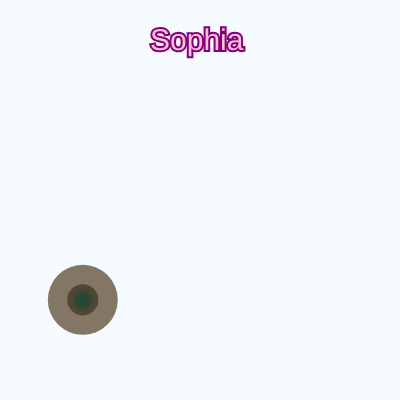
Frame 1 (no input)
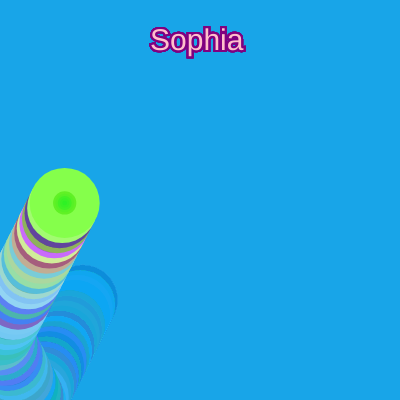
Frame 60 (no input)
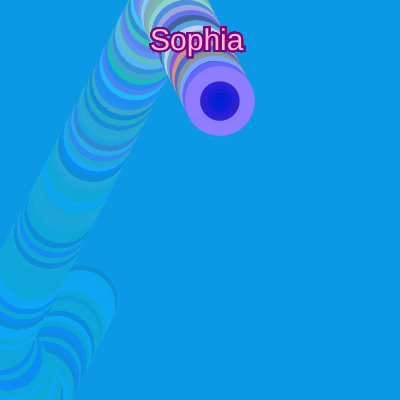
Frame 120 (the mouse pressed at the canvas centre since frame 60)

The p5.js sketch that drew these frames (run headless with seeded random() and noise() and a simulated clock; from frame 60 on, the mouse is pressed at the canvas centre):

// p5.js sketch
// ── sketch.js
let x,y,rad,xDir,yDir,r,g,b,angle;


function setup() {
  createCanvas(400, 400);
  
  
  angle=random(0,360);
  
  x=random(0,width);
  y=random(0,height);
  
  xDir=random(-4,4);
  yDir=random(-4,4);
  

}

function draw() {
 background(14,148,230,10);
  
  r=random(10,255);
  g=random(10,255);
  b=random(10,255);
  colorAdjust=random(30,100);
  
   fill (r+colorAdjust,g+colorAdjust,b+colorAdjust);
  noStroke();
  circle (x,y,70);
  
  
  rad=map(sin(angle),-1,1,20,60);
  
  circleDraw(r,g,b,rad);
  update(0.1);
  keepInCanvas();
  
  angle+=7;
  
  textSize(30);
  fill('pink');
  stroke('purple');
  strokeWeight(4);
  text('Sophia', 150, 50);

  describe('The text "Sophia" written in pink with a blue outline.');

  
}




////my function 

function circleDraw(ballr,ballg,ballb,radius) 
{
  let numShapes=5;
  let space=radius/numShapes;
  let offSet=space;
  
  
   strokeWeight(1);
   for (i=0;i<numShapes;i++)
    {
        if (i==0)
          {
            fill(ballr,ballg,ballb); 
          }
      else if (i==1)
          {
            fill(ballr-10,ballg,ballb); 
            
          }
       else if (i==2)
          {
            fill(ballr-30,ballg,ballb); 
           
          }
       else if (i==3)
          {
            fill(ballr-40,ballg,ballb); 
           
          }
       else if (i==4)
          {
            fill(ballr-50,ballg,ballb); 
           
          }
      else
        {
          fill(ballr-60,ballg,ballb); 
        }
        
      circle(x,y,radius-space*i);
    }
   
}

function update(speed)



{
  x+=xDir*(speed+2);
  y+=yDir*(speed+2);
}

function keepInCanvas()
{
  
  if((x<0) || (x>width))
    {
    xDir=-xDir;
    }
    if((y<0) || (y>height))
      {
      yDir=-yDir;
      }
     
}
